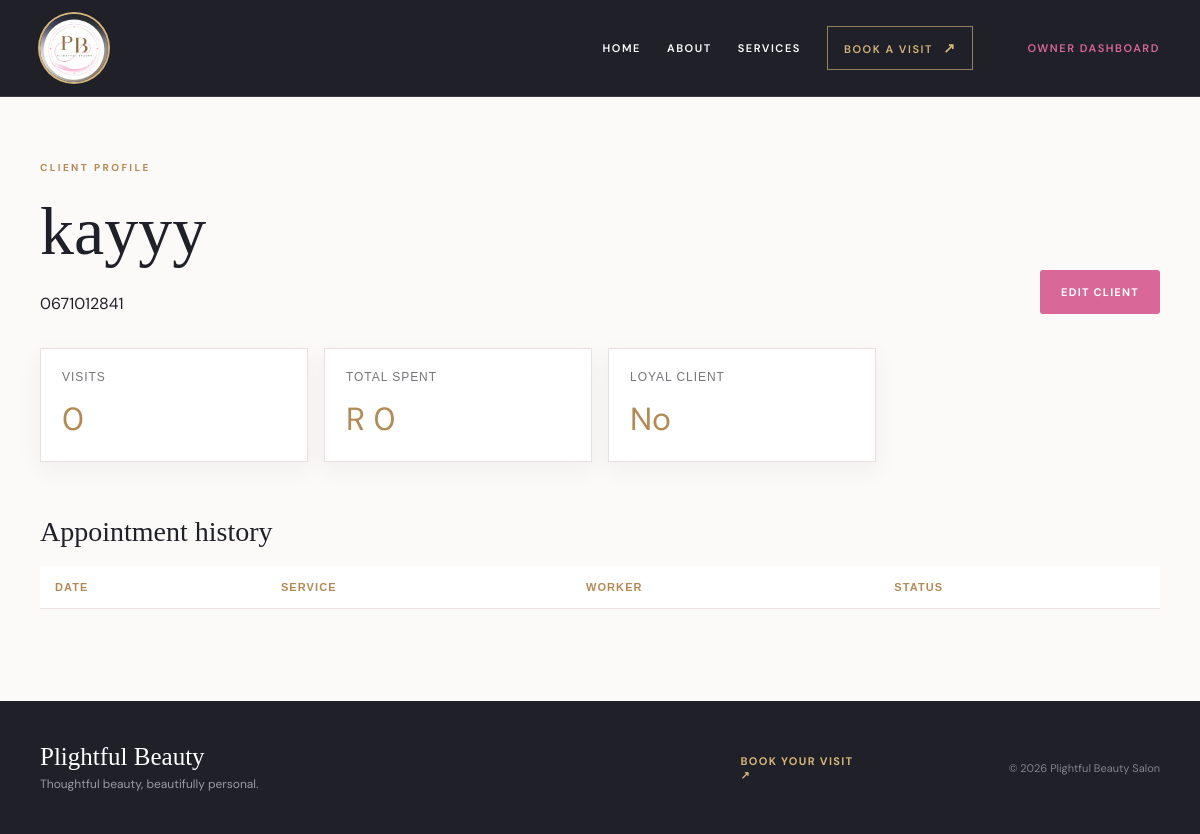
The page /owner/clients/1/ on the database as committed earlier.
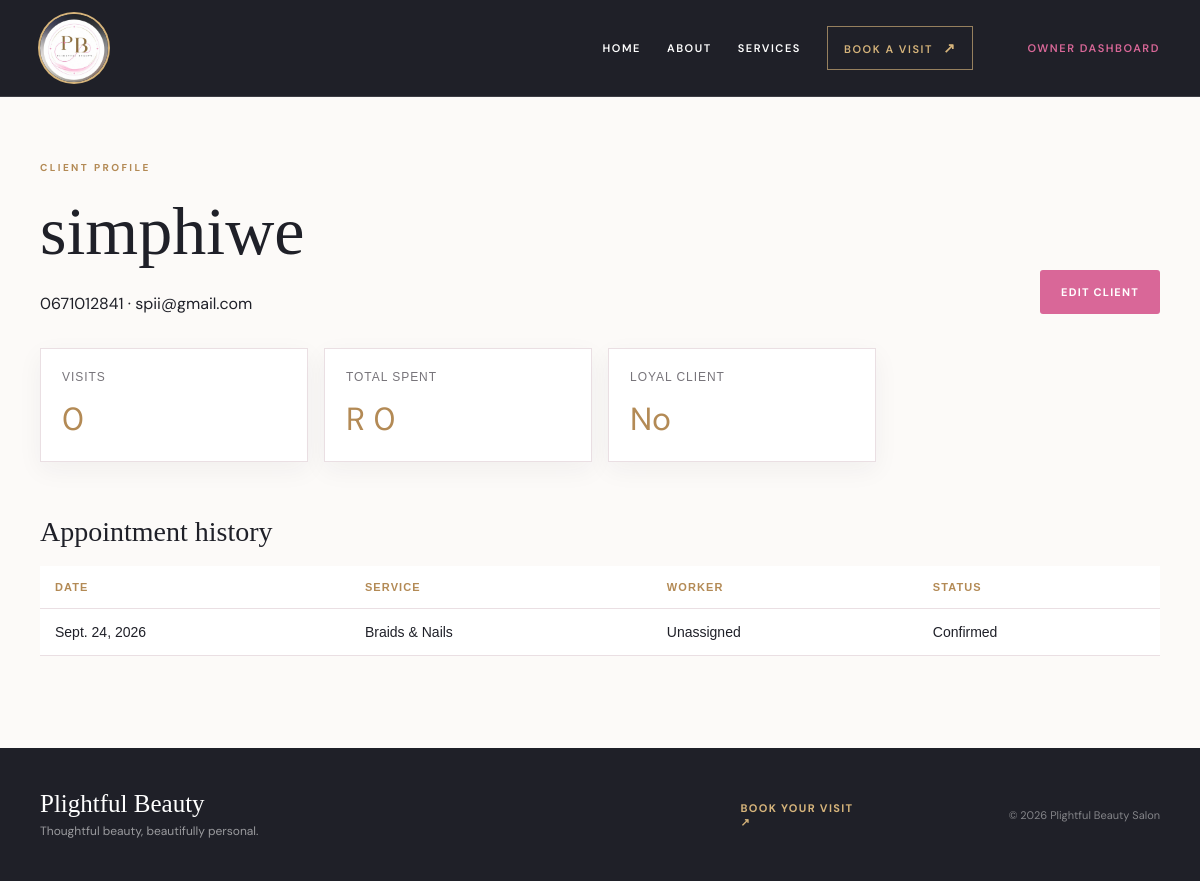
The same page on the database as committed later.
### core/models.py (models this page shows, shortened)
class Client(models.Model):
    user = models.OneToOneField(settings.AUTH_USER_MODEL, on_delete=models.SET_NULL, null=True, blank=True, related_name='client_profile')
    full_name = models.CharField(max_length=150)
    phone = models.CharField(max_length=30)
    email = models.EmailField(blank=True)
    registered_at = models.DateTimeField(auto_now_add=True)
    notes = models.TextField(blank=True)
    @property
    def visits_count(self):
        return self.visits.count()
    @property
    def total_spent(self):
        return self.visits.aggregate(total=models.Sum('amount'))['total'] or 0
    @property
    def is_loyal(self):
        return self.visits_count >= 3

class Appointment(models.Model):
    PENDING = 'pending'
    CONFIRMED = 'confirmed'
    CHECKED_IN = 'checked_in'
    IN_PROGRESS = 'in_progress'
    COMPLETED = 'completed'
    CANCELLED = 'cancelled'
    STATUS_CHOICES = [(PENDING, 'Pending'), (CONFIRMED, 'Confirmed'), (CHECKED_IN, 'Checked In'),
                      (IN_PROGRESS, 'In Progress'), (COMPLETED, 'Completed'), (CANCELLED, 'Cancelled')]
    client = models.ForeignKey(Client, on_delete=models.CASCADE, related_name='appointments')
    service = models.ForeignKey(Service, on_delete=models.PROTECT, related_name='appointments')
    worker = models.ForeignKey(Worker, on_delete=models.SET_NULL, null=True, blank=True, related_name='appointments')
    appointment_date = models.DateField()
    appointment_time = models.TimeField()
    notes = models.TextField(blank=True)
    inspiration_image_1 = models.ImageField(upload_to='inspiration/', blank=True, null=True)
    inspiration_image_2 = models.ImageField(upload_to='inspiration/', blank=True, null=True)
    status = models.CharField(max_length=20, choices=STATUS_CHOICES, default=PENDING)
    created_at = models.DateTimeField(auto_now_add=True)
    paid_at = models.DateTimeField(null=True, blank=True)
    completed_at = models.DateTimeField(null=True, blank=True)
    class Meta:
        ordering = ['appointment_date', 'appointment_time']
        constraints = [models.UniqueConstraint(fields=['appointment_date', 'appointment_time', 'worker'], name='unique_worker_slot')]

class Service(models.Model):
    name = models.CharField(max_length=120)
    description = models.TextField(blank=True)
    duration_minutes = models.PositiveIntegerField(default=60)
    price = models.DecimalField(max_digits=10, decimal_places=2)
    is_active = models.BooleanField(default=True)

### core/views.py (the view)
    def wrapped(request, *args, **kwargs):
        profile = getattr(request.user, 'profile', None)
        if request.user.is_authenticated and not (profile and profile.role == Profile.OWNER):
            raise PermissionDenied
        return view_func(request, *args, **kwargs)

### core/views.py (called while the page is built)
def owner_required(view_func):
    def wrapped(request, *args, **kwargs):
        profile = getattr(request.user, 'profile', None)
        if request.user.is_authenticated and not (profile and profile.role == Profile.OWNER):
            raise PermissionDenied
        return view_func(request, *args, **kwargs)
    return wrapped

@owner_required
def client_detail(request, pk):
    client = get_object_or_404(Client, pk=pk)
    return render(request, 'core/client_detail.html', {'client': client, 'appointments': client.appointments.select_related('service', 'worker'), 'walk_ins': client.walk_ins.select_related('service', 'worker'), 'visits': client.visits.select_related('service', 'worker')})

### templates/core/client_detail.html
{% extends 'core/base.html' %}{% block content %}<section class="dashboard-section"><div class="container"><p class="eyebrow">CLIENT PROFILE</p><div class="section-heading"><div><h1>{{ client.full_name }}</h1><p>{{ client.phone }}{% if client.email %} &middot; {{ client.email }}{% endif %}</p></div><a class="btn-primary" href="{% url 'client_edit' client.pk %}">Edit client</a></div><div class="stats-grid"><div class="stat-card"><span>Visits</span><strong>{{ client.visits_count }}</strong></div><div class="stat-card"><span>Total spent</span><strong>R {{ client.total_spent }}</strong></div><div class="stat-card"><span>Loyal client</span><strong>{% if client.is_loyal %}Yes{% else %}No{% endif %}</strong></div></div><h2 class="dashboard-heading">Appointment history</h2><div class="table-wrap"><table><tr><th>Date</th><th>Service</th><th>Worker</th><th>Status</th></tr>{% for appointment in appointments %}<tr><td>{{ appointment.appointment_date }}</td><td>{{ appointment.service.name }}</td><td>{{ appointment.worker|default:'Unassigned' }}</td><td>{{ appointment.get_status_display }}</td></tr>{% endfor %}</table></div></div></section>{% endblock %}

Rows that differ between the two databases and show on the page:
changed Client: full_name "kayyy" → "simphiwe"; email (not shown) → "spii@gmail.com"
added Appointment: appointment_date "Sept. 24, 2026", service.name "Braids & Nails", worker "Unassigned", status "Confirmed"
